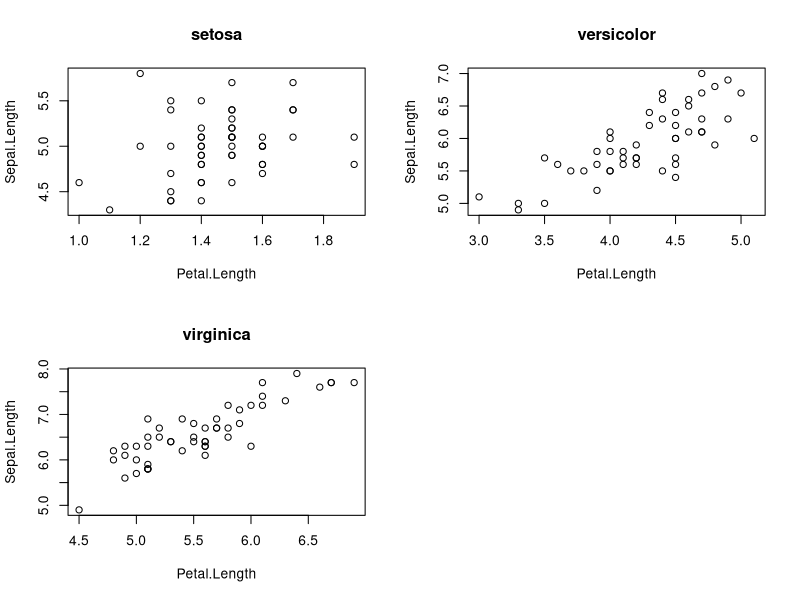
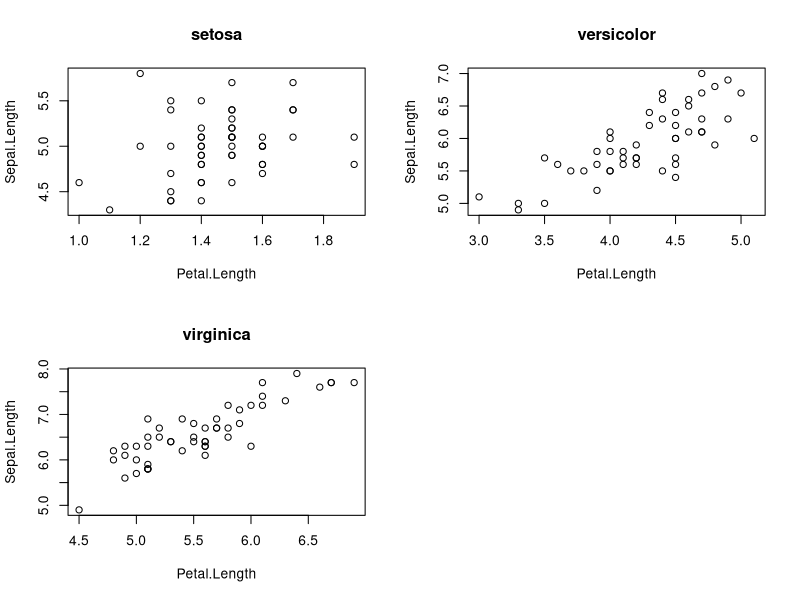

The R source for these figures, in order:
## ---- chunk 1
knitr::opts_chunk$set(
  echo = FALSE,
  warning = FALSE,
  message = FALSE
)

library(data.table)
library(dplyr)
library(microbenchmark)
## ---- chunk 2
df <- iris

DT <- as.data.table(iris)

class(df)
class(DT)
## ---- chunk 3
head(iris) # 50 rows x 3 species = 150 rows in total
## ---- chunk 4
df |> filter(Petal.Length > 1.5)
## ---- chunk 5
DT[Petal.Length > 1.5]
## ---- chunk 6
df[1:2,]
## ---- chunk 7
DT[1:2] # Comma can be included, but is redundant
## ---- chunk 8
df |> select(Species, Petal.Width)
## ---- chunk 9
DT[, .(Species, Petal.Width)]  # The dot is data.table's shorthand for list()
## ---- chunk 10
# Alternative
DT[, c("Species", "Petal.Width")]
## ---- chunk 11
df |> pull(Petal.Width) |> head()
## ---- chunk 12
DT[, Petal.Width] |> head()
## ---- chunk 13
df |> mutate(Petal.Area = Petal.Length * Petal.Width) |> select(Petal.Area)
## ---- chunk 14
DT[, .(Petal.Area = Petal.Length * Petal.Width)] # j mutates and selects in one go
## ---- chunk 15
# Return a single TRUE/FALSE based on whether anything in the argument matches "setosa"
# (Not the best approach to flagging, but just to illustrate non-vectorised functions)

flag_setosa <- function(x) {
  any(stringr::str_detect(x, "setosa"))
}

flag_setosa("setosa")
flag_setosa("versicolor")
## ---- chunk 16
df |> 
  mutate(Flag = flag_setosa(Species)) |>
  group_by(Species, Flag) |>
  summarise(N = n())

# Wrong result: non-vectorized function applied to a vector.
# Takes the whole Species vector and returns TRUE if at least one value matches "setosa", which it does.
## ---- chunk 17
df |>
  rowwise() |> # Grouping by each row
  mutate(Flag = flag_setosa(Species)) |>
  group_by(Species, Flag) |>
  summarise(N = n())
## ---- chunk 18
DT[, .(Species, Flag = flag_setosa(Species)), by=.I][, .N, by=.(Species, Flag)]
## ---- chunk 19
df |> summarise(Mean.Petal.Length = mean(Petal.Length))
## ---- chunk 20
DT[, .(Mean.Petal.Length = mean(Petal.Length))]
## ---- chunk 21
df |> filter(Petal.Length > 1.5) |>
      group_by(Species) |>
      summarise(Mean.Petal.Length = mean(Petal.Length))
## ---- chunk 22
DT[Petal.Length > 1.5, .(Mean.Petal.Length = mean(Petal.Length)), by = Species]
## ---- chunk 23
df |> mutate(Bin = cut(Petal.Length, breaks = seq(0,8,2))) |>
      group_by(Species, Bin) |>
      summarise(N = n()) |>
      arrange(Species, Bin)
## ---- chunk 24
DT[, .N, by = .(Species, Bin = cut(Petal.Length, breaks = seq(0,8,2)))][order(Species, Bin)] # compound statement
## ---- chunk 25
df <- df |> group_by(Species)

df |> summarise(
  GRP = cur_group_id(),
  NGRP = n_groups(df),
  PERCENTAGE_OF_GROUPS_PROCESSED = GRP / NGRP * 100 )

df <- ungroup(df)

## ---- chunk 26
DT[, .(.GRP, .NGRP, PERCENTAGE_OF_GROUPS_PROCESSED = .GRP/.NGRP * 100), by=Species]
## ---- chunk 27
df |> group_by(Petal.Width) |>
      summarise(X = sum(Petal.Length) * pull(cur_group())) |>
      arrange(Petal.Width)
## ---- chunk 28
DT[, .(X = sum(Petal.Length) * as.numeric(.BY)), by=Petal.Width][order(Petal.Width)]
## ---- chunk 29
df |> group_by(Species) |>
      summarise(across(c("Petal.Length", "Petal.Width"), mean))
## ---- chunk 30
DT[, .SD]
## ---- chunk 31
DT[, lapply(.SD, mean), by = Species, .SDcols = c("Petal.Length", "Petal.Width")] 

# .SDcols is optional; when it is not specified, it defaults to all columns (other than those in 'by')
## ---- chunk 32
df |> group_by(Species) |>
      summarise(
        N = n(),
        across(everything(), mean)
      )
## ---- chunk 33
DT[, c(.N, lapply(.SD, mean)), by=Species]  
## ---- chunk 34
# Variance calculated in steps
DT[, {mean_petal_length = mean(Petal.Length)
      var_petal_length = sum((Petal.Length - mean_petal_length)^2)/(.N-1)},
   by = Species]

# Equivalent to:
# DT[, var(Petal.Length), by=Species]
## ---- chunk 35
DT[, {mean_petal_length = mean(Petal.Length)
      var_petal_length = sum((Petal.Length - mean_petal_length)^2)/(.N-1)
      .(mean_petal_length, var_petal_length)},
   by = Species]
## ---- chunk 36
df |> group_by(Species) |>
      mutate(Above.Mean = Petal.Length > mean(Petal.Length)) |>
      group_by(Species, Above.Mean) |>
      summarise(N = n()) |>
      group_by(Species) |>
      mutate(P = N/sum(N)) |>
      select(-N) |>
      arrange(Species, Above.Mean)
## ---- chunk 37
DT[,
   {Total = .N;
   .SD[,
       .(P = .N/Total),
       by=.(Above.Mean = Petal.Length > mean(Petal.Length))]},
   by=Species][order(Species, Above.Mean)]

# DT version is more succinct and efficient, but less intuitive
## ---- chunk 38
df |> group_by(Species) |>
      slice_max(order_by = Petal.Length, n = 1)
## ---- chunk 39
DT[, .SD[which(Petal.Length == max(Petal.Length))], by = Species]
## ---- chunk 40
df |> group_by(Species) |>
      slice_max(order_by = Petal.Length, n = 1, with_ties = FALSE)
## ---- chunk 41
DT[, .SD[which.max(Petal.Length)], by = Species]
## ---- chunk 42
df |> mutate(I = row_number()) |>
      group_by(Species) |>
      slice_max(order_by = Petal.Length, n = 1) |>
      select(Species, I)
## ---- chunk 43
DT[, .(I = .I[which(Petal.Length == max(Petal.Length))]), by=Species]

## ---- chunk 44
df |> group_by(Species) |>
      reframe(All.Lengths = c(Sepal.Length, Petal.Length))
## ---- chunk 45
DT[, .(All.Lengths = c(Sepal.Length, Petal.Length)), by = Species]
## ---- chunk 46
par(mfrow = c(2, 2)) # Split plotting area into 2x2 grid

df |> group_by(Species) |>
      reframe(plot(Petal.Length, Sepal.Length, main = unique(Species)))
## ---- chunk 47
par(mfrow = c(2, 2))

DT[, plot(Petal.Length, Sepal.Length, main = unique(Species)), by=Species]
## ---- chunk 48
df <- df |> rename(
  sepal_length = Sepal.Length,
  sepal_width = Sepal.Width
)

head(df)
## ---- chunk 49
setnames(DT, c("Sepal.Length", "Sepal.Width"), c("sepal_length", "sepal_width"))

head(DT)
## ---- chunk 50

microbenchmark(
  
  dplyr = df |> dplyr::rename(
    xxx = sepal_length,
    yyy = sepal_width
  ),
  
  data.table = setnames(DT, 1:2, c("sepal_length", "sepal_width")),
  
  times = 1000L
  
) |> summary() |> select(expr, median_microseconds = median)
## ---- chunk 51
df <- df |> rename_with(
  ~ tolower(gsub(".", "_", .x, fixed = T))
  # fixed = T forces literal matching of the dot, as opposed to any character (regex)
)

head(df)
## ---- chunk 52
setnames(DT, new = \(x) {tolower(gsub(".", "_", x, fixed = T))})

head(DT)
## ---- chunk 53
df <- df |> relocate("species", .before = 1)

head(df)
## ---- chunk 54
setcolorder(DT, neworder = "species")

# neworder specifies one or more columns that will be placed in that order at the front of of the table

head(DT)
## ---- chunk 55
df <- df |> mutate(
  species = case_when(
    species == "setosa" ~ "Iris setosa",
    T ~ species
  )
) 

df |> group_by(species) |>
      summarise(n = n())
## ---- chunk 56
DT[species=="setosa", species := "Iris setosa"]

DT[, .N, by=species]
## ---- chunk 57
microbenchmark(
  
  dplyr = df |> mutate(
            species = case_when(
              species == "setosa" ~ "Iris setosa",
              T ~ species
            )
          ),
  
  data.table = DT[species=="setosa", species := "Iris setosa"],
  
  times = 1000L
  
) |> summary() |> select(expr, median_microseconds = median)
## ---- chunk 58
df |> group_by(species) |>
      mutate(mean_petal_length = mean(petal_length)) |>
      ungroup() |>
      slice_head(n = 2, by = species)
## ---- chunk 59
DT[, mean_petal_length := mean(petal_length), by=species]

DT[, head(.SD, 2), by=species]
## ---- chunk 60
# dplyr solution involves multiple column re-creations

df <- df |> mutate(
  sepal_length = case_when(
    species == "Iris setosa" ~ round(sepal_length),
    T ~ sepal_length
  ),
  sepal_width = case_when(
    species == "Iris setosa" ~ round(sepal_width),
    T ~ sepal_width
  )
)

df |> slice_head(n = 2, by = species)

## ---- chunk 61
DT[species == "Iris setosa",
   `:=`(sepal_length = round(sepal_length),
        sepal_width = round(sepal_width))
   ]

# ...or using .SD/.SDcols, which may be the more succinct option when same function is applied repetitively to many columns

columns_to_modify <- c("sepal_length", "sepal_width")
DT[species == "Iris setosa", (columns_to_modify) := lapply(.SD, round), .SDcols = columns_to_modify]

DT[, head(.SD, 2), by=species]
## ---- chunk 62
df <- df |> select(-sepal_length)

head(df)
## ---- chunk 63
DT <- DT[, -"sepal_length"] # Similar solution to dplyr, overwrites the whole table

DT[, sepal_length := NULL] # Deletion in-place, a lot more efficient

head(DT)

## ---- chunk 64

df2 <- df

df2 <- df2 |> mutate(petal_width = petal_width * 100)

head(df)
head(df2)
## ---- chunk 65

DT2 <- DT

DT2[, petal_width := petal_width * 100]

head(DT)
head(DT2)
## ---- chunk 66
setkey(DT, species)

# Check the key has been set
haskey(DT)
key(DT)
attributes(DT)$sorted # Key is stored in the attribute 'sorted'
## ---- chunk 67
DT[, .N, keyby=species] |> key()
## ---- chunk 68
# Recommended syntax
DT[.("Iris setosa"), on = .(species)]
DT[.("Iris setosa"), on = "species"]

# When a key is set, on= is optional, but recommended for explicitness
DT[.("Iris setosa")]           

# .() around the condition may be dropped, but not when the key is a numeric column
DT["Iris setosa"]

## ---- chunk 69
setindex(DT, petal_length) # Stored in attributes(DT)$index

indices(DT)
## ---- chunk 70
DT[.(5.0), on = .(petal_length)]
## ---- chunk 71
DT[.(10.0), on = .(petal_width)]
## ---- chunk 72
# Filter-as-a-join syntax
DT[!"Iris setosa", on = .(species), mean(petal_length), by=.EACHI]

# Same result using the standard syntax
DT[species!="Iris setosa", mean(petal_length), by=species]
## ---- chunk 73
DT["Iris setosa", on = .(species), sepal_width := round(sepal_width)]

# sepal_width in setosa was already rounded in previous code chunks
## ---- chunk 74
DT[.(c("XXX", "Iris setosa", "YYY")), on = .(species), .SD[1], by=.EACHI]
## ---- chunk 75
DT[.(c("XXX", "Iris setosa", "YYY")), on = .(species), mult = "first"]
## ---- chunk 76
DT[.(c("XXX", "Iris setosa", "YYY")), .SD[1], by=.EACHI, on = .(species), nomatch = 0]
## ---- chunk 77
R <- data.table(
  number = c(4:6,10:12),
  letter = c(LETTERS[4:6], LETTERS[10:12]))

setkey(R, letter)

R
## ---- chunk 78
R[.(1:15), on = .(number)]
## ---- chunk 79
R[.(1:15), on = .(number), roll = Inf]
## ---- chunk 80
R[.(1:15), on = .(number), roll = -Inf]
## ---- chunk 81
R[.(1:15), on = .(number), roll = 'nearest']
## ---- chunk 82
R[.(1:15), on = .(number), roll = 2] # LOCF for 2 steps
## ---- chunk 83
R[.(1:15), on = .(number), roll = -2] # NOCB for 2 steps
## ---- chunk 84
DT1 <- data.table(
  id = 1:5, letter = LETTERS[1:5]
)

DT2 <- data.table(
  id = 3:7, number = rnorm(4)
)

# Setting a key on 'id' is optional,
# but, if set, will greatly improve performance

DT1
DT2
## ---- chunk 85
DT1[DT2, on = .(id)]
## ---- chunk 86
DT2[DT1, on = .(id)]
## ---- chunk 87
DT1[DT2, on = .(id), nomatch = 0]
## ---- chunk 88
DT1[!DT2, on = .(id)]
## ---- chunk 89
DT2[!DT1, on = .(id)]
## ---- chunk 90
rbind(
  DT2[DT1, on = .(id)],
  DT2[!DT1, on = .(id)],
  fill = TRUE
  )
## ---- chunk 91
DT2[DT1, on = .(id), sum(number), by=.EACHI]
## ---- chunk 92
# Prescriptions
P <- data.table(
  patient = LETTERS[1:2],
  presc_date = as.IDate("2024-01-01") |> rep(2)
)

# PPCs
CERT <- data.table(
  patient = LETTERS[1:2],
  cert_no = c(111,222),
  start_date = c(as.IDate("2023-01-01"), as.IDate("2000-01-01")),
  expiry_date = c(as.IDate("2025-01-01"), as.IDate("2000-01-02"))
)

P
CERT
## ---- chunk 93
# Right join of patients to certificates
CERT[P, on = .(patient, start_date <= presc_date, expiry_date >= presc_date),
     .(patient, presc_date, x.cert_no, x.start_date, x.expiry_date)]
## ---- chunk 94

Wide_DT <- DT[, .(row_id = rowid(species), species, petal_length)] |> dcast(row_id ~ species, value.var = "petal_length")

Wide_DT

# Note: row_id is needed to have unique combinations of species x row.

## ---- chunk 95
Long_DT <- melt(Wide_DT, id.vars = "row_id", measure.vars = c("versicolor", "virginica", "Iris setosa"),
                variable.name = "species", value.name = "petal_length")

Long_DT
